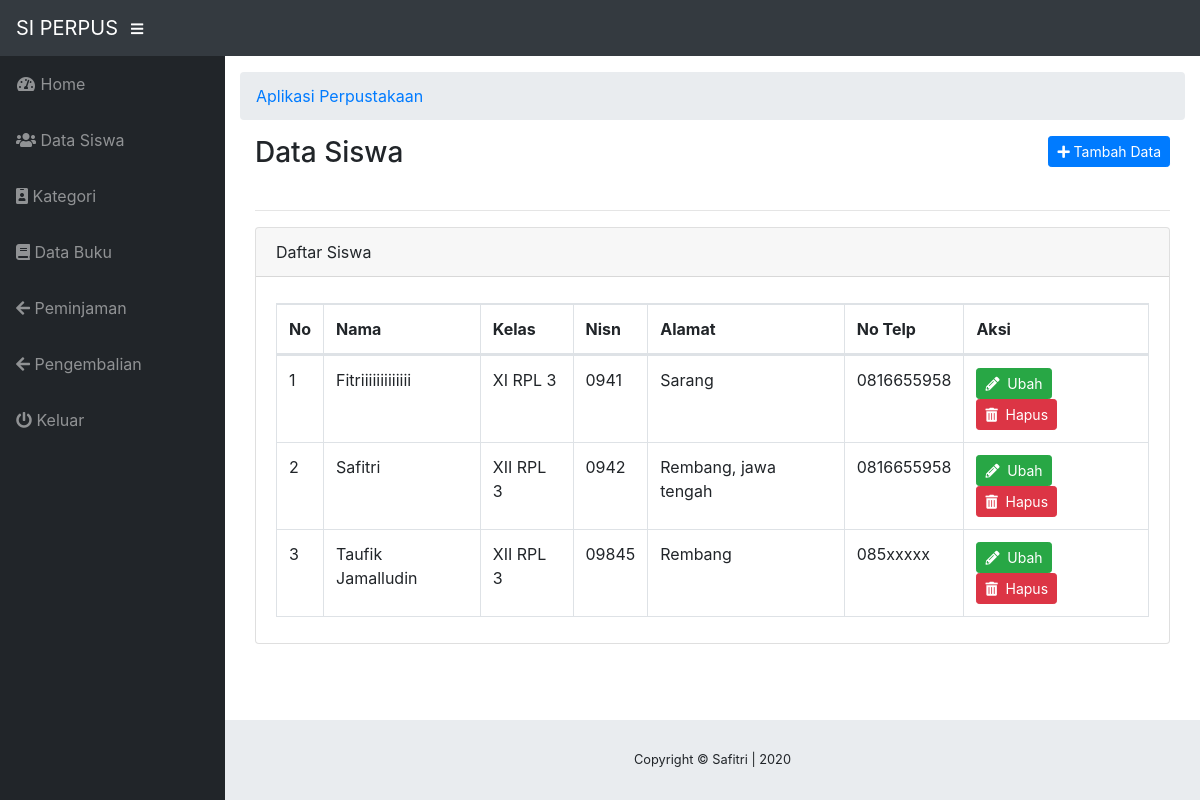
/index.php?menu=siswa (signed in), run on an earlier commit of the app's database.
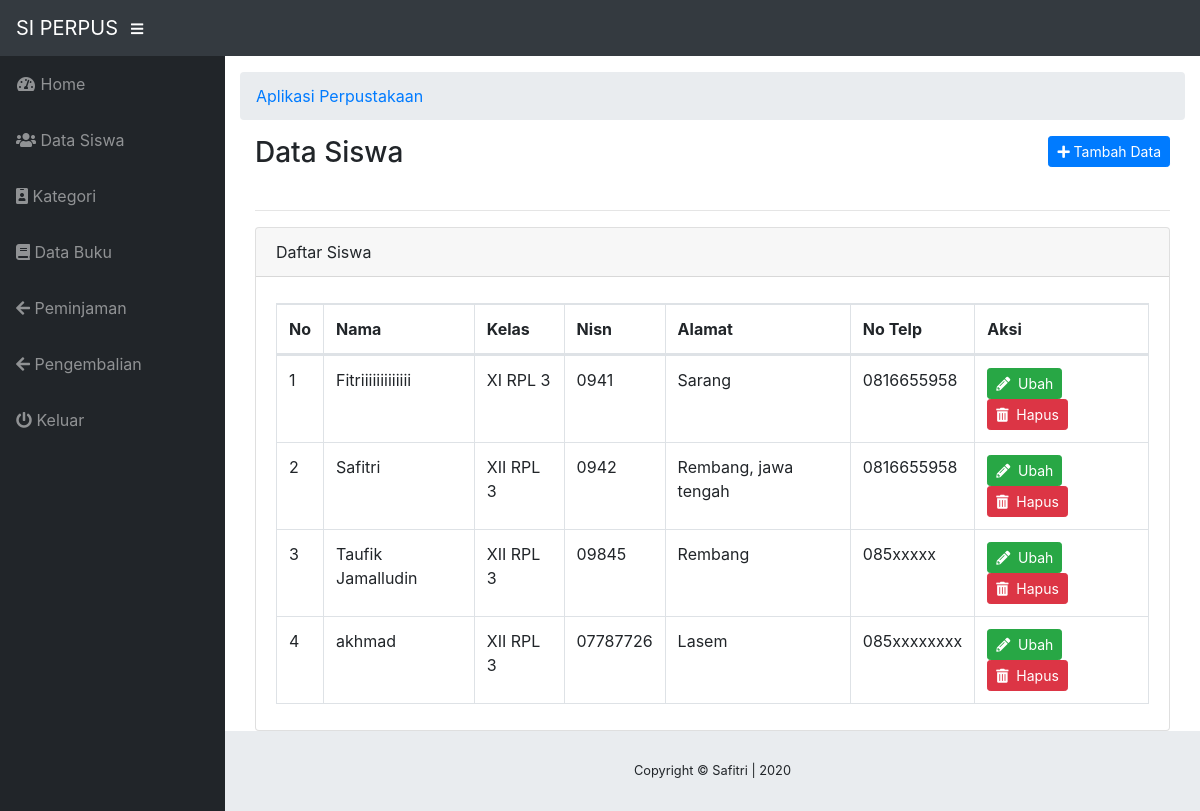
And on a later commit of the database.
### tables this page shows
CREATE TABLE `tb_siswa` (
  `id_siswa` int(10) NOT NULL,
  `nisn` varchar(100) NOT NULL,
  `nama` varchar(100) NOT NULL,
  `kelas` varchar(100) NOT NULL,
  `alamat` varchar(100) NOT NULL,
  `telp` varchar(100) NOT NULL
);

### siswa/index.php (the view, shortened to what this page needs)
<?php
include 'koneksi.php';
?>
<div class="container-fluid">
<div class="clearfix">
	<h1 class="h3 mb-4 text-gray-800 float-left">Data Siswa</h1>
	<a href="index.php?menu=tambah_siswa" class="btn btn-primary btn-sm float-right"><i class="fas fa-plus"></i> Tambah Data</a>
</div>
<hr>
	<div class="card">
	<div class="card-header">Daftar Siswa</div>
	<div class="card-body">
		<div class="row"><div class="col-sm-12"><table class="table table-bordered dataTable no-footer" id="dataTable" width="100%" cellspacing="0" role="grid" aria-describedby="dataTable_info" style="width: 100%;">
				<thead>
					<tr role="row">
						<th> No </th>
						<th> Nama </th>
						<th> Kelas </th>
						<th> Nisn </th>
						<th> Alamat </th>
						<th> No Telp </th>
						<th> Aksi </th>
					</tr>
				</thead>
				<tbody>
	<?php
	$data= mysqli_query($koneksi, "SELECT * FROM tb_siswa");
	$no = 1;
	while($a = mysqli_fetch_assoc($data)) : ?>
	<tr role="row" class="odd">
	<td class="sorting_1"><?= $no++ ?></td>
	<td> <?= $a["nama"]; ?> </td>
	<td> <?= $a["kelas"]; ?> </td>
	<td> <?= $a["nisn"]; ?></td>
	<td> <?= $a["alamat"]; ?> </td>
	<td> <?= $a["telp"]; ?> </td>
	<td>
		<a href="index.php?menu=edit_siswa&id_siswa= <?=$a["id_siswa"]; ?>" class="btn btn-sm btn-success"><i class="fas fa-pencil-alt"></i>&nbsp;&nbsp;Ubah</a>
		<a href="index.php?menu=hapus_siswa&id_siswa= <?= $a["id_siswa"] ?>" class="btn btn-sm btn-danger" onclick="return confirm('apakah anda yakin?')"><i class="fas fa-trash-alt"></i>&nbsp;&nbsp;Hapus</a>
	</td>
		</tr>
			<?php endwhile; ?>
	</tbody>
			</table>
		</div>
	</div>
</div>
</div>

What changed in the data, as far as the page shows it:
added tb_siswa: nama "akhmad", kelas "XII RPL 3", nisn "07787726", alamat "Lasem", telp "085xxxxxxxx"
